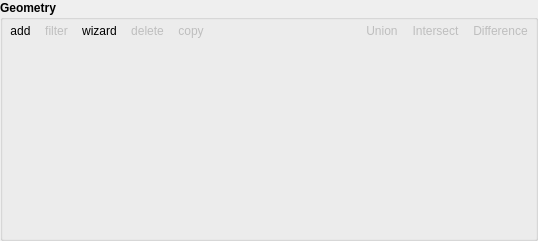
     <widget class="QGroupBox" name="groupBox_2">
      <property name="font">
       <font>
        <weight>75</weight>
        <bold>true</bold>
       </font>
      </property>
      <property name="title">
       <string>Geometry</string>
      </property>
      <property name="flat">
       <bool>true</bool>
      </property>
      <layout class="QVBoxLayout" name="verticalLayout">
       <property name="spacing">
        <number>5</number>
       </property>
       <property name="leftMargin">
        <number>0</number>
       </property>
       <property name="topMargin">
        <number>0</number>
       </property>
       <property name="rightMargin">
        <number>0</number>
       </property>
       <property name="bottomMargin">
        <number>0</number>
       </property>
       <item>
        <widget class="QWidget" name="frame_geometry_toolbar" native="true">
         <property name="font">
          <font>
           <weight>50</weight>
           <bold>false</bold>
          </font>
         </property>
         <layout class="QHBoxLayout" name="horizontalLayout_4">
          <property name="spacing">
           <number>0</number>
          </property>
          <property name="leftMargin">
           <number>0</number>
          </property>
          <property name="topMargin">
           <number>0</number>
          </property>
          <property name="rightMargin">
           <number>0</number>
          </property>
          <property name="bottomMargin">
           <number>0</number>
          </property>
          <item>
           <widget class="QToolButton" name="toolbutton_add_geometry">
            <property name="font">
             <font>
              <weight>50</weight>
              <bold>false</bold>
             </font>
            </property>
            <property name="toolTip">
             <string>Add geometry</string>
            </property>
            <property name="text">
             <string>add</string>
            </property>
            <property name="popupMode">
             <enum>QToolButton::InstantPopup</enum>
            </property>
            <property name="autoRaise">
             <bool>true</bool>
            </property>
           </widget>
          </item>
          <item>
           <widget class="QToolButton" name="toolbutton_add_filter">
            <property name="enabled">
             <bool>false</bool>
            </property>
            <property name="font">
             <font>
              <weight>50</weight>
              <bold>false</bold>
             </font>
            </property>
            <property name="toolTip">
             <string>Add filter</string>
            </property>
            <property name="text">
             <string>filter</string>
            </property>
            <property name="popupMode">
             <enum>QToolButton::InstantPopup</enum>
            </property>
            <property name="autoRaise">
             <bool>true</bool>
            </property>
           </widget>
          </item>
          <item>
           <widget class="QToolButton" name="toolbutton_wizard">
            <property name="enabled">
             <bool>true</bool>
            </property>
            <property name="font">
             <font>
              <weight>50</weight>
              <bold>false</bold>
             </font>
            </property>
            <property name="toolTip">
             <string>Wizards</string>
            </property>
            <property name="text">
             <string>wizard</string>
            </property>
            <property name="popupMode">
             <enum>QToolButton::InstantPopup</enum>
            </property>
            <property name="autoRaise">
             <bool>true</bool>
            </property>
           </widget>
          </item>
          <item>
           <widget class="QToolButton" name="toolbutton_remove_geometry">
            <property name="enabled">
             <bool>false</bool>
            </property>
            <property name="font">
             <font>
              <weight>50</weight>
              <bold>false</bold>
             </font>
            </property>
            <property name="toolTip">
             <string>Remove</string>
            </property>
            <property name="text">
             <string>delete</string>
            </property>
            <property name="autoRaise">
             <bool>true</bool>
            </property>
           </widget>
          </item>
          <item>
           <widget class="QToolButton" name="toolbutton_copy_geometry">
            <property name="enabled">
             <bool>false</bool>
            </property>
            <property name="font">
             <font>
              <weight>50</weight>
              <bold>false</bold>
             </font>
            </property>
            <property name="toolTip">
             <string>Duplicate</string>
            </property>
            <property name="text">
             <string>copy</string>
            </property>
            <property name="autoRaise">
             <bool>true</bool>
            </property>
           </widget>
          </item>
          <item>
           <spacer name="horizontalSpacer_2">
            <property name="orientation">
             <enum>Qt::Horizontal</enum>
            </property>
            <property name="sizeHint" stdset="0">
             <size>
              <width>148</width>
              <height>20</height>
             </size>
            </property>
           </spacer>
          </item>
          <item>
           <widget class="QToolButton" name="toolbutton_geometry_union">
            <property name="enabled">
             <bool>false</bool>
            </property>
            <property name="font">
             <font>
              <weight>50</weight>
              <bold>false</bold>
             </font>
            </property>
            <property name="toolTip">
             <string>Union</string>
            </property>
            <property name="text">
             <string>Union</string>
            </property>
            <property name="autoRaise">
             <bool>true</bool>
            </property>
           </widget>
          </item>
          <item>
           <widget class="QToolButton" name="toolbutton_geometry_intersect">
            <property name="enabled">
             <bool>false</bool>
            </property>
            <property name="font">
             <font>
              <weight>50</weight>
              <bold>false</bold>
             </font>
            </property>
            <property name="toolTip">
             <string>Intersection</string>
            </property>
            <property name="text">
             <string>Intersect</string>
            </property>
            <property name="autoRaise">
             <bool>true</bool>
            </property>
           </widget>
          </item>
          <item>
           <widget class="QToolButton" name="toolbutton_geometry_difference">
            <property name="enabled">
             <bool>false</bool>
            </property>
            <property name="font">
             <font>
              <weight>50</weight>
              <bold>false</bold>
             </font>
            </property>
            <property name="toolTip">
             <string>Difference</string>
            </property>
            <property name="text">
             <string>Difference</string>
            </property>
            <property name="autoRaise">
             <bool>true</bool>
            </property>
           </widget>
          </item>
         </layout>
        </widget>
       </item>
       <item>
        <widget class="QTreeWidget" name="treeWidgetGeometry">
         <property name="sizePolicy">
          <sizepolicy hsizetype="Expanding" vsizetype="Expanding">
           <horstretch>0</horstretch>
           <verstretch>0</verstretch>
          </sizepolicy>
         </property>
         <property name="font">
          <font>
           <weight>50</weight>
           <bold>false</bold>
          </font>
         </property>
         <property name="styleSheet">
          <string notr="true">QTreeView{
background-color: transparent;
}</string>
         </property>
         <property name="selectionMode">
          <enum>QAbstractItemView::ExtendedSelection</enum>
         </property>
         <property name="selectionBehavior">
          <enum>QAbstractItemView::SelectRows</enum>
         </property>
         <property name="indentation">
          <number>10</number>
         </property>
         <attribute name="headerVisible">
          <bool>false</bool>
         </attribute>
         <column>
          <property name="text">
           <string notr="true">1</string>
          </property>
         </column>
        </widget>
       </item>
      </layout>
     </widget>
